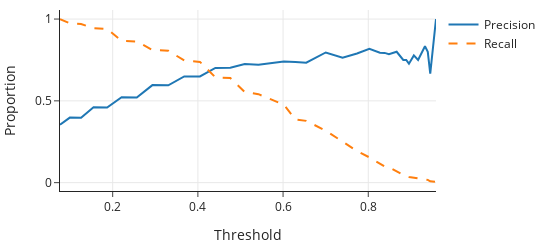

The notebook cell this image was saved under:
### Markdown cell above
To see how precision and recall relate, we plot them both against the threshold $ \tau $:

### Code cell
fig = go.Figure()
              
fig.add_trace(go.Scatter(x=tpr_df["threshold"], y=tpr_df["precision"], name="Precision"))

fig.add_trace(go.Scatter(x=tpr_df["threshold"], y=tpr_df["recall"], name="Recall",
                         line=dict(dash='dash')))

fig.update_layout(width=550, height=250, 
                  xaxis_title="Threshold", yaxis_title="Proportion")
fig

### Figure 1 — Plotly figure (JSON) as saved in the notebook; plotly's stock layout.template omitted (floating-point values rounded to 4 significant figures)
{"data": [{"name": "Precision", "type": "scatter", "x": [0.07633, 0.09944, 0.1258, 0.1551, 0.187, 0.221, 0.2566, 0.2933, 0.3306, 0.3679, 0.4049, 0.4411, 0.4762, 0.51, 0.5423, 0.6018, 0.6289, 0.6544, 0.7002, 0.7397, 0.7736, 0.8026, 0.8274, 0.8384, 0.8485, 0.8666, 0.8822, 0.8891, 0.8955, 0.907, 0.917, 0.9331, 0.9397, 0.9455, 0.959], "y": [0.3536, 0.3975, 0.3972, 0.4603, 0.4591, 0.522, 0.5207, 0.5962, 0.5949, 0.6493, 0.6491, 0.7009, 0.7028, 0.7247, 0.72, 0.74, 0.7377, 0.7333, 0.7957, 0.7632, 0.7895, 0.8182, 0.7941, 0.7931, 0.7857, 0.8, 0.75, 0.75, 0.7273, 0.7778, 0.75, 0.8333, 0.8, 0.6667, 1]}, {"line": {"dash": "dash"}, "name": "Recall", "type": "scatter", "x": [0.07633, 0.09944, 0.1258, 0.1551, 0.187, 0.221, 0.2566, 0.2933, 0.3306, 0.3679, 0.4049, 0.4411, 0.4762, 0.51, 0.5423, 0.6018, 0.6289, 0.6544, 0.7002, 0.7397, 0.7736, 0.8026, 0.8274, 0.8384, 0.8485, 0.8666, 0.8822, 0.8891, 0.8955, 0.907, 0.917, 0.9331, 0.9397, 0.9455, 0.959], "y": [1, 0.9742, 0.97, 0.9442, 0.9399, 0.867, 0.8627, 0.8112, 0.8069, 0.7468, 0.7382, 0.6438, 0.6395, 0.5536, 0.5408, 0.4764, 0.3863, 0.3777, 0.3176, 0.2489, 0.1931, 0.1545, 0.1159, 0.09871, 0.09442, 0.06867, 0.0515, 0.03863, 0.03433, 0.03004, 0.02575, 0.02146, 0.01717, 0.008584, 0.004292]}], "layout": {"height": 250, "width": 550, "xaxis": {"autorange": true, "range": [0.07633, 0.959], "title": {"text": "Threshold"}, "type": "linear"}, "yaxis": {"autorange": true, "range": [-0.05103, 1.055], "title": {"text": "Proportion"}, "type": "linear"}}}
